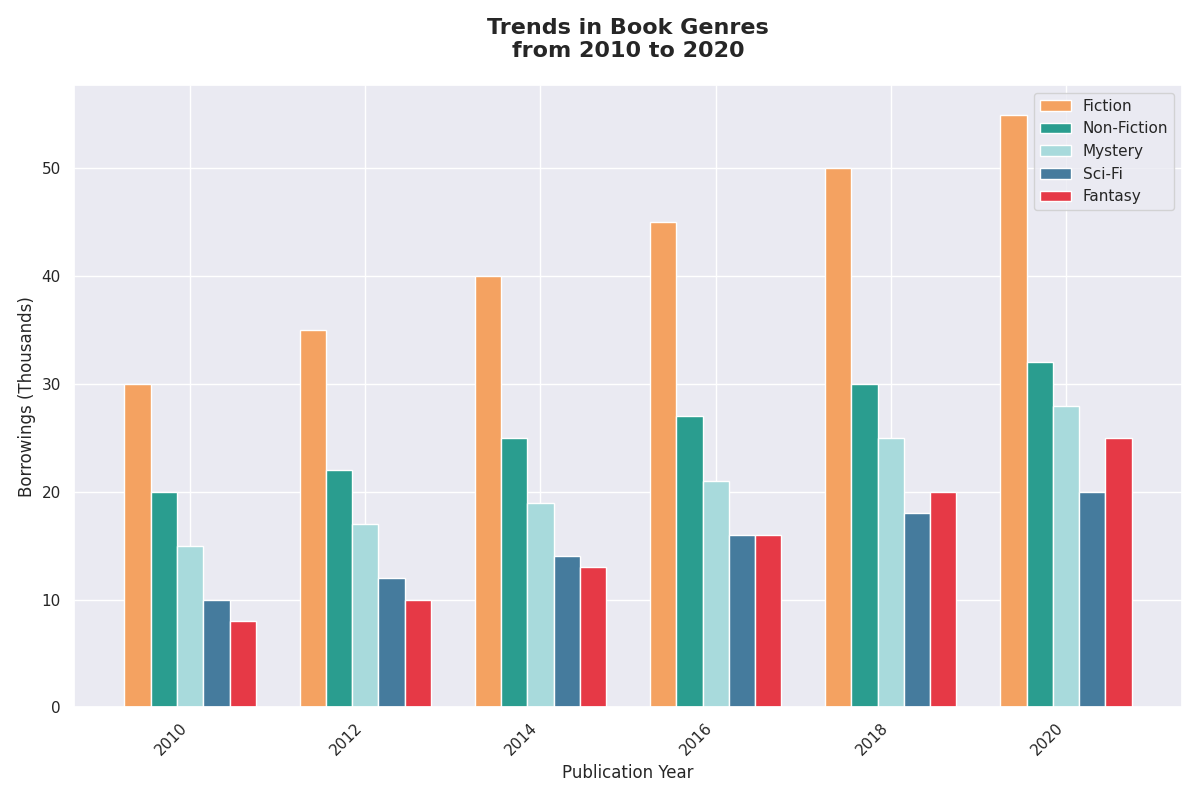

Write the Python code that produced this figure.
import numpy as np
import matplotlib.pyplot as plt

years = np.array([2010, 2012, 2014, 2016, 2018, 2020])

fiction = np.array([30, 35, 40, 45, 50, 55])
non_fiction = np.array([20, 22, 25, 27, 30, 32])
mystery = np.array([15, 17, 19, 21, 25, 28])
sci_fi = np.array([10, 12, 14, 16, 18, 20])
fantasy = np.array([8, 10, 13, 16, 20, 25])

colors = ['#f4a261', '#2a9d8f', '#a8dadc', '#457b9d', '#e63946']

# Define the width of the bars and their position
bar_width = 0.15
indices = np.arange(len(years))

fig, ax = plt.subplots(figsize=(12, 8))

# Plot each genre as a separate bar in a group
ax.bar(indices, fiction, width=bar_width, color=colors[0], label='Fiction')
ax.bar(indices + bar_width, non_fiction, width=bar_width, color=colors[1], label='Non-Fiction')
ax.bar(indices + 2*bar_width, mystery, width=bar_width, color=colors[2], label='Mystery')
ax.bar(indices + 3*bar_width, sci_fi, width=bar_width, color=colors[3], label='Sci-Fi')
ax.bar(indices + 4*bar_width, fantasy, width=bar_width, color=colors[4], label='Fantasy')

ax.set_xticks(indices + 2*bar_width)
ax.set_xticklabels(years, rotation=45, ha='right')

ax.set_title("Trends in Book Genres\nfrom 2010 to 2020", fontsize=16, fontweight='bold', pad=20)
ax.set_xlabel("Publication Year", fontsize=12)
ax.set_ylabel("Borrowings (Thousands)", fontsize=12)

ax.legend()

plt.tight_layout()

plt.show()
